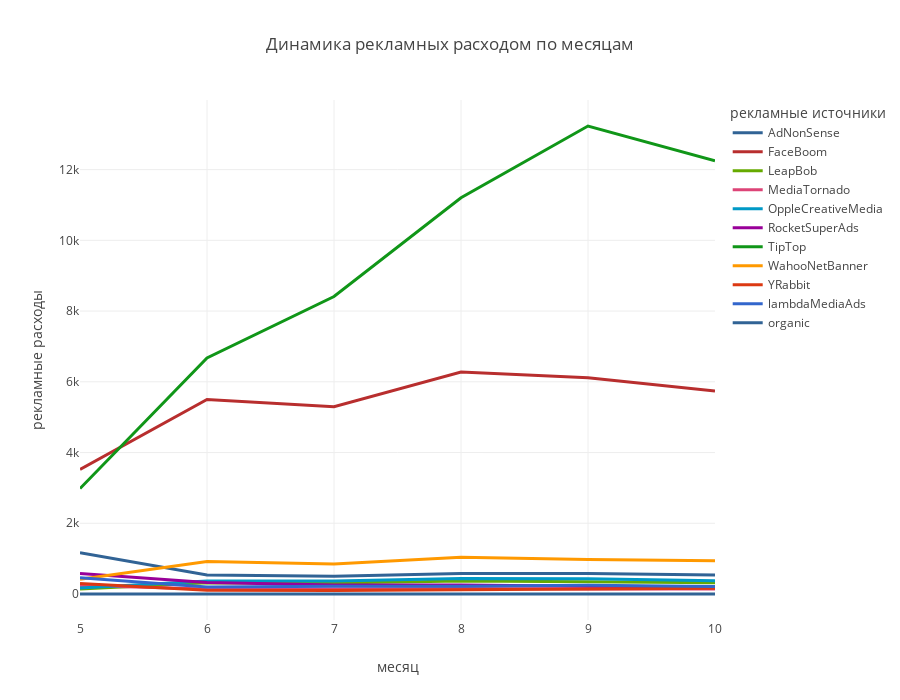

Notebook code for this chart:
### Code cell
fig=px.line(month_cost,
        x='month',
        y='acquisition_cost',
        color='channel',
        labels={'channel': 'рекламные источники',
                'month': 'месяц',
                'acquisition_cost': 'рекламные расходы'},
        template='none',
        color_discrete_sequence=(px
                                .colors
                                .qualitative
                                .G10_r),
        height=700,
        title='Динамика рекламных расходом по месяцам')
fig.update_traces(line_width=3)
iplot(fig)

### Figure 1 — Plotly figure (JSON) as saved in the notebook; plotly's stock layout.template omitted (floating-point values rounded to 4 significant figures)
{"data": [{"hovertemplate": "рекламные источники=AdNonSense<br>месяц=%{x}<br>рекламные расходы=%{y}<extra></extra>", "legendgroup": "AdNonSense", "line": {"color": "#316395", "dash": "solid", "width": 3}, "marker": {"symbol": "circle"}, "mode": "lines", "name": "AdNonSense", "orientation": "v", "showlegend": true, "type": "scatter", "x": [5, 6, 7, 8, 9, 10], "xaxis": "x", "y": [1170.0, 538.6, 504.0, 579.6, 581.7, 537.6], "yaxis": "y"}, {"hovertemplate": "рекламные источники=FaceBoom<br>месяц=%{x}<br>рекламные расходы=%{y}<extra></extra>", "legendgroup": "FaceBoom", "line": {"color": "#B82E2E", "dash": "solid", "width": 3}, "marker": {"symbol": "circle"}, "mode": "lines", "name": "FaceBoom", "orientation": "v", "showlegend": true, "type": "scatter", "x": [5, 6, 7, 8, 9, 10], "xaxis": "x", "y": [3524.0, 5501.0, 5294.0, 6274.0, 6115.0, 5736.0], "yaxis": "y"}, {"hovertemplate": "рекламные источники=LeapBob<br>месяц=%{x}<br>рекламные расходы=%{y}<extra></extra>", "legendgroup": "LeapBob", "line": {"color": "#66AA00", "dash": "solid", "width": 3}, "marker": {"symbol": "circle"}, "mode": "lines", "name": "LeapBob", "orientation": "v", "showlegend": true, "type": "scatter", "x": [5, 6, 7, 8, 9, 10], "xaxis": "x", "y": [140.3, 314.6, 313.5, 369.8, 344.0, 315.4], "yaxis": "y"}, {"hovertemplate": "рекламные источники=MediaTornado<br>месяц=%{x}<br>рекламные расходы=%{y}<extra></extra>", "legendgroup": "MediaTornado", "line": {"color": "#DD4477", "dash": "solid", "width": 3}, "marker": {"symbol": "circle"}, "mode": "lines", "name": "MediaTornado", "orientation": "v", "showlegend": true, "type": "scatter", "x": [5, 6, 7, 8, 9, 10], "xaxis": "x", "y": [238.6, 138.0, 138.5, 154.6, 144.7, 140.2], "yaxis": "y"}, {"hovertemplate": "рекламные источники=OppleCreativeMedia<br>месяц=%{x}<br>рекламные расходы=%{y}<extra></extra>", "legendgroup": "OppleCreativeMedia", "line": {"color": "#0099C6", "dash": "solid", "width": 3}, "marker": {"symbol": "circle"}, "mode": "lines", "name": "OppleCreativeMedia", "orientation": "v", "showlegend": true, "type": "scatter", "x": [5, 6, 7, 8, 9, 10], "xaxis": "x", "y": [169.8, 370.0, 366.5, 439.2, 427.8, 378.0], "yaxis": "y"}, {"hovertemplate": "рекламные источники=RocketSuperAds<br>месяц=%{x}<br>рекламные расходы=%{y}<extra></extra>", "legendgroup": "RocketSuperAds", "line": {"color": "#990099", "dash": "solid", "width": 3}, "marker": {"symbol": "circle"}, "mode": "lines", "name": "RocketSuperAds", "orientation": "v", "showlegend": true, "type": "scatter", "x": [5, 6, 7, 8, 9, 10], "xaxis": "x", "y": [578.0, 325.7, 252.1, 253.1, 218.4, 205.7], "yaxis": "y"}, {"hovertemplate": "рекламные источники=TipTop<br>месяц=%{x}<br>рекламные расходы=%{y}<extra></extra>", "legendgroup": "TipTop", "line": {"color": "#109618", "dash": "solid", "width": 3}, "marker": {"symbol": "circle"}, "mode": "lines", "name": "TipTop", "orientation": "v", "showlegend": true, "type": "scatter", "x": [5, 6, 7, 8, 9, 10], "xaxis": "x", "y": [2981.0, 6676.0, 8410.0, 11200.0, 13230.0, 12250.0], "yaxis": "y"}, {"hovertemplate": "рекламные источники=WahooNetBanner<br>месяц=%{x}<br>рекламные расходы=%{y}<extra></extra>", "legendgroup": "WahooNetBanner", "line": {"color": "#FF9900", "dash": "solid", "width": 3}, "marker": {"symbol": "circle"}, "mode": "lines", "name": "WahooNetBanner", "orientation": "v", "showlegend": true, "type": "scatter", "x": [5, 6, 7, 8, 9, 10], "xaxis": "x", "y": [418.8, 921.0, 851.4, 1040.0, 977.4, 942.0], "yaxis": "y"}, {"hovertemplate": "рекламные источники=YRabbit<br>месяц=%{x}<br>рекламные расходы=%{y}<extra></extra>", "legendgroup": "YRabbit", "line": {"color": "#DC3912", "dash": "solid", "width": 3}, "marker": {"symbol": "circle"}, "mode": "lines", "name": "YRabbit", "orientation": "v", "showlegend": true, "type": "scatter", "x": [5, 6, 7, 8, 9, 10], "xaxis": "x", "y": [299.7, 106.2, 97.38, 124.7, 152.8, 163.4], "yaxis": "y"}, {"hovertemplate": "рекламные источники=lambdaMediaAds<br>месяц=%{x}<br>рекламные расходы=%{y}<extra></extra>", "legendgroup": "lambdaMediaAds", "line": {"color": "#3366CC", "dash": "solid", "width": 3}, "marker": {"symbol": "circle"}, "mode": "lines", "name": "lambdaMediaAds", "orientation": "v", "showlegend": true, "type": "scatter", "x": [5, 6, 7, 8, 9, 10], "xaxis": "x", "y": [458.4, 199.2, 219.2, 220.0, 247.2, 213.6], "yaxis": "y"}, {"hovertemplate": "рекламные источники=organic<br>месяц=%{x}<br>рекламные расходы=%{y}<extra></extra>", "legendgroup": "organic", "line": {"color": "#316395", "dash": "solid", "width": 3}, "marker": {"symbol": "circle"}, "mode": "lines", "name": "organic", "orientation": "v", "showlegend": true, "type": "scatter", "x": [5, 6, 7, 8, 9, 10], "xaxis": "x", "y": [0.0, 0.0, 0.0, 0.0, 0.0, 0.0], "yaxis": "y"}], "layout": {"height": 700, "legend": {"title": {"text": "рекламные источники"}, "tracegroupgap": 0}, "title": {"text": "Динамика рекламных расходом по месяцам"}, "xaxis": {"anchor": "y", "domain": [0, 1], "title": {"text": "месяц"}}, "yaxis": {"anchor": "x", "domain": [0, 1], "title": {"text": "рекламные расходы"}}}}
